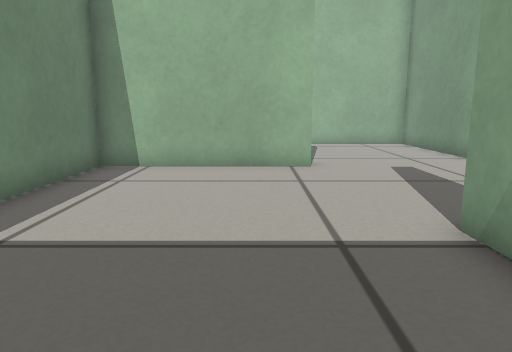
View 1 (above)

12 first-person views from a walk through a Gazebo world. The camera is 0.38 m above the floor, tilts 10° down and sees 70° across. The floor is counted in squares, 0.25 m on a side. Each view is taken from the middle of a square. On the plan, view 1 faces up. The plan holds only what a view shows up to about 16 squares ahead; the rest is blank.

View 2
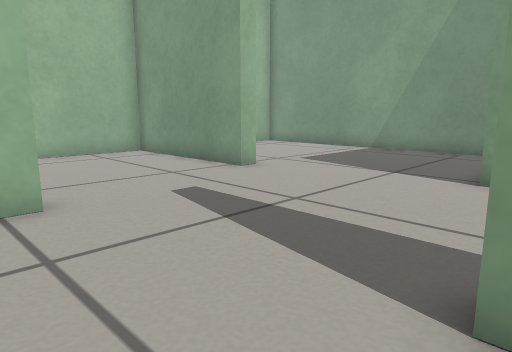

View 3
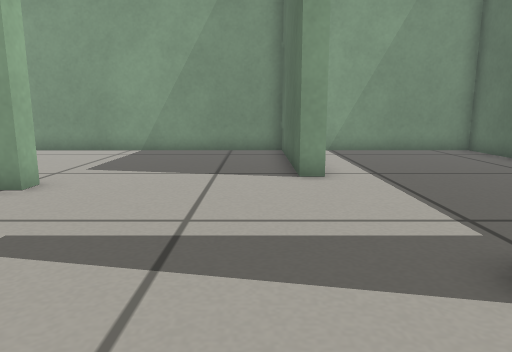

View 4
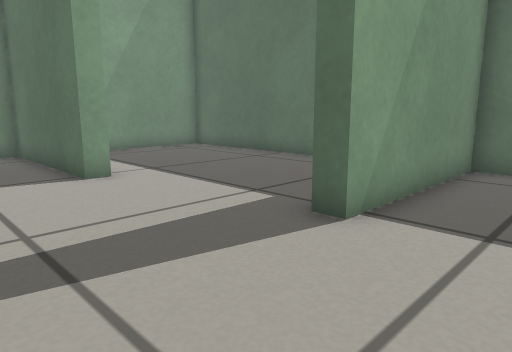

View 5
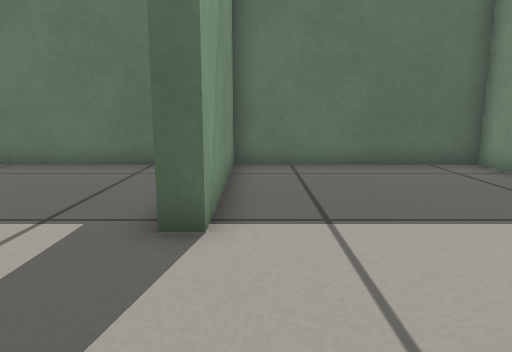

View 6
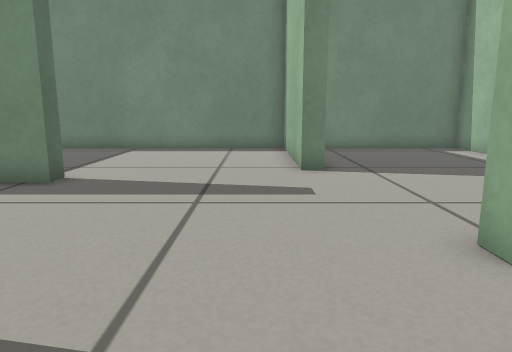

View 7
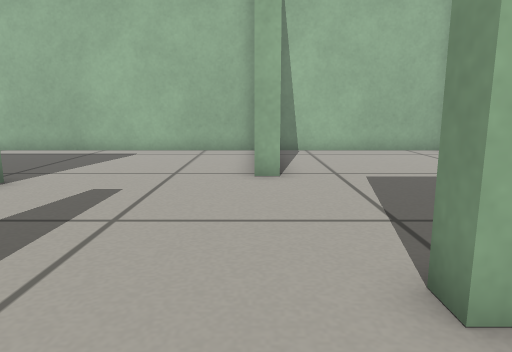

View 8
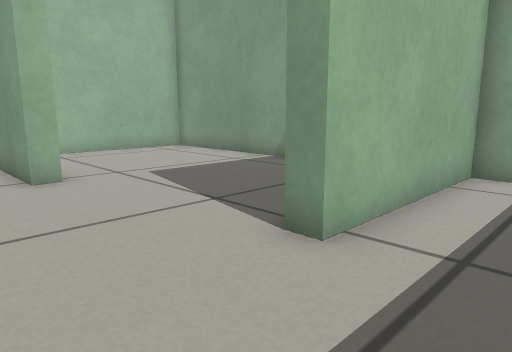

View 9
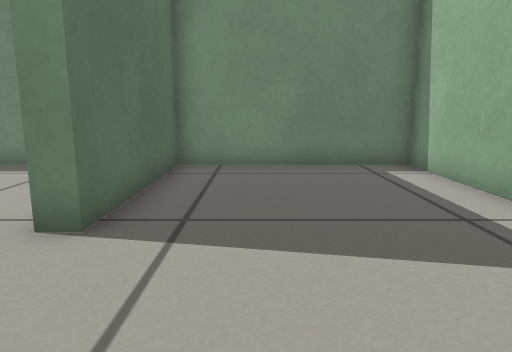

View 10
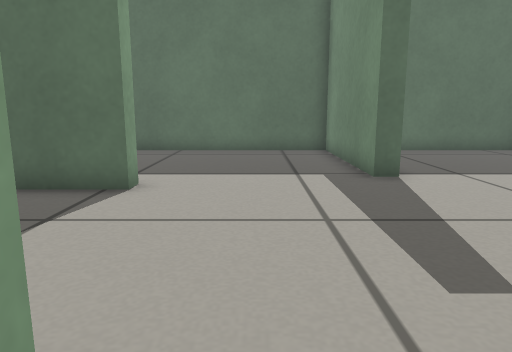

View 11
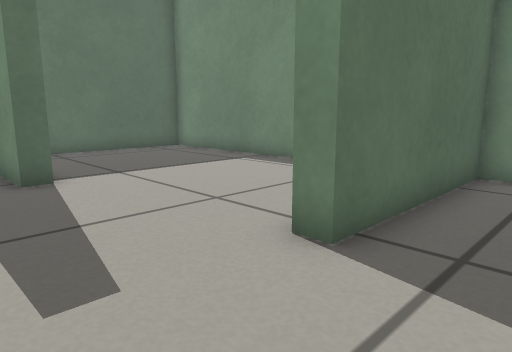

View 12
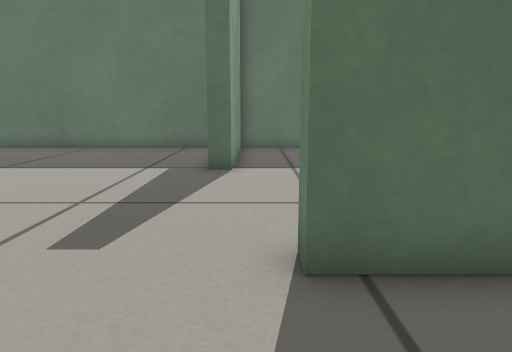

### Floor plan
Points are (right, up) in squares from view 1. A wall is a line through its corners. A room is listed if a view was taken in it or the views show most of it. See-through windows are left out.
Room 1 (views 1, 2, 3, 4, 5, 6, 7, 8, 9, 10, 11, 12)
walls: (7.6, 11.6) (7, 11.6) (7, 17.4) (-4.4, 17.4) (-4.4, 10.8) (1.5, 10.8) (1.5, 10.2) (-4.4, 10.2) (-4.4, -1.4) (2.6, -1.4) (2.6, 4.6) (3.2, 4.6) (3.2, -1.4) (14.4, -1.4) (14.4, 5.4) (8.5, 5.4) (8.5, 6) (14.4, 6) (14.4, 16.9); (14.3, 17.4) (7.9, 17.4)

Where each view was taken, in squares from view 1:
view 1: 0 up, 0 right, facing up
view 2: 4 up, 0 right, facing up-right
view 3: 7 up, 0 right, facing right
view 4: 9 up, 0 right, facing down-right
view 5: 9 up, 2 right, facing down
view 6: 9 up, 11 right, facing left
view 7: 3 up, 7 right, facing up
view 8: 3 up, 5 right, facing up-right
view 9: 13 up, 6 right, facing left
view 10: 13 up, 6 right, facing down
view 11: 13 up, 5 right, facing down-left
view 12: 14 up, 2 right, facing down
